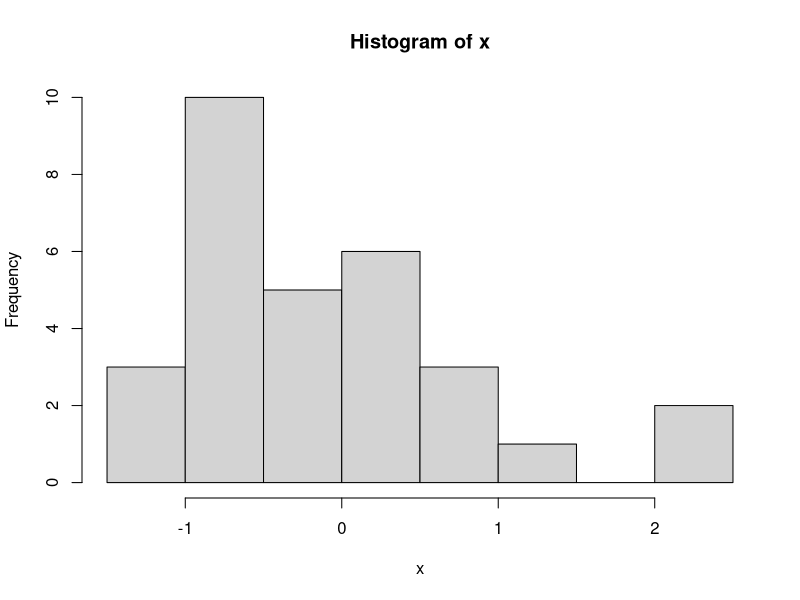

Generate this figure with R:
## ------------------------------------------------------------------------
(x <- rnorm(30))


## ------------------------------------------------------------------------
hist(x)

